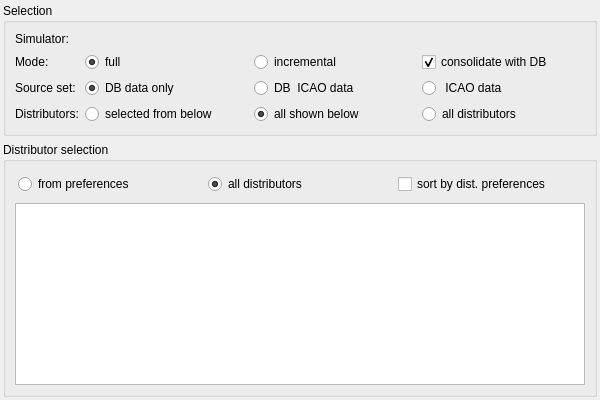
<?xml version="1.0" encoding="UTF-8"?>
<ui version="4.0">
 <class>COwnModelSetForm</class>
 <widget class="QFrame" name="COwnModelSetForm">
  <property name="geometry">
   <rect>
    <x>0</x>
    <y>0</y>
    <width>600</width>
    <height>400</height>
   </rect>
  </property>
  <property name="minimumSize">
   <size>
    <width>350</width>
    <height>300</height>
   </size>
  </property>
  <property name="windowTitle">
   <string>Frame</string>
  </property>
  <layout class="QVBoxLayout" name="vl_OwnModelSetForm">
   <property name="leftMargin">
    <number>3</number>
   </property>
   <property name="topMargin">
    <number>3</number>
   </property>
   <property name="rightMargin">
    <number>3</number>
   </property>
   <property name="bottomMargin">
    <number>3</number>
   </property>
   <item>
    <widget class="QGroupBox" name="gb_Selection">
     <property name="title">
      <string>Selection</string>
     </property>
     <layout class="QGridLayout" name="gl_Selection" columnstretch="0,1,1,1">
      <item row="0" column="1" colspan="3" alignment="Qt::AlignLeft">
       <widget class="swift::gui::components::CSimulatorSelector" name="comp_SimulatorSelector">
        <property name="minimumSize">
         <size>
          <width>100</width>
          <height>0</height>
         </size>
        </property>
       </widget>
      </item>
      <item row="0" column="0">
       <widget class="QLabel" name="lbl_Simulator">
        <property name="text">
         <string>Simulator:</string>
        </property>
       </widget>
      </item>
      <item row="1" column="1">
       <widget class="QRadioButton" name="rb_Full">
        <property name="toolTip">
         <string>new set, existing data will be deleted</string>
        </property>
        <property name="text">
         <string>full</string>
        </property>
        <property name="checked">
         <bool>true</bool>
        </property>
        <attribute name="buttonGroup">
         <string notr="true">bg_Mode</string>
        </attribute>
       </widget>
      </item>
      <item row="1" column="0">
       <widget class="QLabel" name="lbl_Mode">
        <property name="text">
         <string>Mode:</string>
        </property>
       </widget>
      </item>
      <item row="2" column="0">
       <widget class="QLabel" name="lbl_SelectSourceSet">
        <property name="text">
         <string>Source set:</string>
        </property>
       </widget>
      </item>
      <item row="2" column="2">
       <widget class="QRadioButton" name="rb_DbIcaoCodesOnly">
        <property name="toolTip">
         <string>Model has ICAO code known in DB</string>
        </property>
        <property name="text">
         <string>DB  ICAO data</string>
        </property>
        <property name="checked">
         <bool>false</bool>
        </property>
        <attribute name="buttonGroup">
         <string notr="true">bg_SourceSet</string>
        </attribute>
       </widget>
      </item>
      <item row="1" column="2">
       <widget class="QRadioButton" name="rb_Incremental">
        <property name="toolTip">
         <string>add to existing set</string>
        </property>
        <property name="text">
         <string>incremental</string>
        </property>
        <attribute name="buttonGroup">
         <string notr="true">bg_Mode</string>
        </attribute>
       </widget>
      </item>
      <item row="2" column="3">
       <widget class="QRadioButton" name="rb_WithIcaoData">
        <property name="toolTip">
         <string>Model has ICAO code, but not necessarily valid data</string>
        </property>
        <property name="text">
         <string> ICAO data</string>
        </property>
        <property name="checked">
         <bool>false</bool>
        </property>
        <attribute name="buttonGroup">
         <string notr="true">bg_SourceSet</string>
        </attribute>
       </widget>
      </item>
      <item row="1" column="3">
       <widget class="QCheckBox" name="cb_ConsolidateModelSet">
        <property name="text">
         <string>consolidate with DB</string>
        </property>
        <property name="checked">
         <bool>true</bool>
        </property>
       </widget>
      </item>
      <item row="2" column="1">
       <widget class="QRadioButton" name="rb_DbDataOnly">
        <property name="toolTip">
         <string>Own models for which DB data are available</string>
        </property>
        <property name="text">
         <string>DB data only</string>
        </property>
        <property name="checked">
         <bool>true</bool>
        </property>
        <attribute name="buttonGroup">
         <string notr="true">bg_SourceSet</string>
        </attribute>
       </widget>
      </item>
      <item row="3" column="2">
       <widget class="QRadioButton" name="rb_DistributorsFromBelow">
        <property name="toolTip">
         <string>all distributors shown below</string>
        </property>
        <property name="text">
         <string>all shown below</string>
        </property>
         <property name="checked">
           <bool>true</bool>
         </property>
        <attribute name="buttonGroup">
         <string notr="true">bg_Distributors</string>
        </attribute>
       </widget>
      </item>
      <item row="3" column="0">
       <widget class="QLabel" name="lbl_Providers">
        <property name="text">
         <string>Distributors:</string>
        </property>
       </widget>
      </item>
      <item row="3" column="1">
       <widget class="QRadioButton" name="rb_DistributorsSelected">
        <property name="toolTip">
         <string>all selected distributors from below</string>
        </property>
        <property name="text">
         <string>selected from below</string>
        </property>
        <attribute name="buttonGroup">
         <string notr="true">bg_Distributors</string>
        </attribute>
       </widget>
      </item>
      <item row="3" column="3">
       <widget class="QRadioButton" name="rb_DistributorsAll">
        <property name="text">
         <string>all distributors</string>
        </property>
        <attribute name="buttonGroup">
         <string notr="true">bg_Distributors</string>
        </attribute>
       </widget>
      </item>
     </layout>
    </widget>
   </item>
   <item>
    <widget class="QGroupBox" name="gb_Distributors">
     <property name="title">
      <string>Distributor selection</string>
     </property>
     <layout class="QVBoxLayout" name="vl_Distributors">
      <item>
       <widget class="QWidget" name="wi_DistributionButtons" native="true">
        <layout class="QGridLayout" name="gl_DistributorButtons">
         <property name="leftMargin">
          <number>3</number>
         </property>
         <property name="topMargin">
          <number>3</number>
         </property>
         <property name="rightMargin">
          <number>3</number>
         </property>
         <property name="bottomMargin">
          <number>3</number>
         </property>
         <item row="0" column="0">
          <widget class="QRadioButton" name="rb_DisplayPreferencesDistributors">
           <property name="text">
            <string>from preferences</string>
           </property>
           <attribute name="buttonGroup">
            <string notr="true">bg_Displayed</string>
           </attribute>
          </widget>
         </item>
         <item row="0" column="1">
          <widget class="QRadioButton" name="rb_DisplayAllDistributors">
           <property name="text">
            <string>all distributors</string>
           </property>
           <property name="checked">
            <bool>true</bool>
           </property>
           <attribute name="buttonGroup">
            <string notr="true">bg_Displayed</string>
           </attribute>
          </widget>
         </item>
         <item row="0" column="2">
          <widget class="QCheckBox" name="cb_SortByPreferences">
           <property name="toolTip">
            <string>If checked the distributors from the settings page will be used</string>
           </property>
           <property name="text">
            <string>sort by dist. preferences</string>
           </property>
          </widget>
         </item>
        </layout>
       </widget>
      </item>
      <item>
       <widget class="swift::gui::views::CDistributorView" name="tvp_Distributors">
        <property name="selectionBehavior">
         <enum>QAbstractItemView::SelectRows</enum>
        </property>
        <property name="showGrid">
         <bool>false</bool>
        </property>
        <attribute name="verticalHeaderVisible">
         <bool>false</bool>
        </attribute>
       </widget>
      </item>
     </layout>
    </widget>
   </item>
  </layout>
 </widget>
 <customwidgets>
  <customwidget>
   <class>swift::gui::components::CSimulatorSelector</class>
   <extends>QFrame</extends>
   <header>gui/components/simulatorselector.h</header>
   <container>1</container>
  </customwidget>
  <customwidget>
   <class>swift::gui::views::CDistributorView</class>
   <extends>QTableView</extends>
   <header>gui/views/distributorview.h</header>
  </customwidget>
 </customwidgets>
 <tabstops>
  <tabstop>rb_Full</tabstop>
  <tabstop>rb_Incremental</tabstop>
  <tabstop>cb_ConsolidateModelSet</tabstop>
  <tabstop>rb_DbDataOnly</tabstop>
  <tabstop>rb_DbIcaoCodesOnly</tabstop>
  <tabstop>rb_WithIcaoData</tabstop>
  <tabstop>rb_DistributorsSelected</tabstop>
  <tabstop>rb_DistributorsFromBelow</tabstop>
  <tabstop>rb_DistributorsAll</tabstop>
  <tabstop>rb_DisplayPreferencesDistributors</tabstop>
  <tabstop>rb_DisplayAllDistributors</tabstop>
  <tabstop>cb_SortByPreferences</tabstop>
  <tabstop>tvp_Distributors</tabstop>
 </tabstops>
 <resources/>
 <connections/>
 <buttongroups>
  <buttongroup name="bg_Mode"/>
  <buttongroup name="bg_Displayed"/>
  <buttongroup name="bg_SourceSet"/>
  <buttongroup name="bg_Distributors"/>
 </buttongroups>
</ui>
